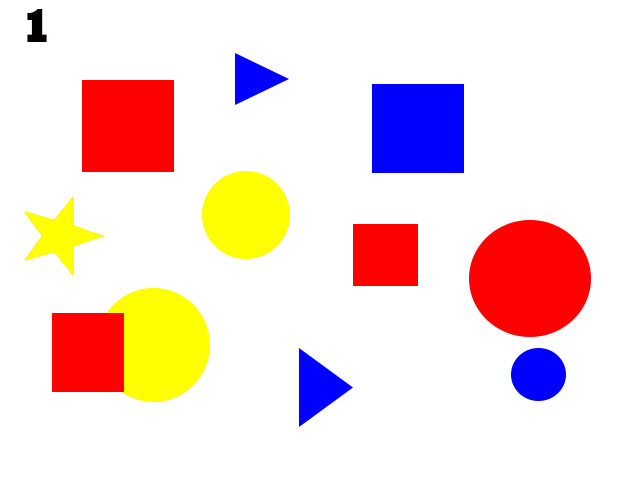
#> input picture CirclesDetector/images/shapes.jpg, 640 x 480 px
$ python circles_detector.py
#> lines starting #> are read from the running program, lines starting #| are printed output that depends on the picture; after the words box and inside, x2 and y2 are one past the last pixel; in counts of white or black regions, pixels touching at a corner belong together
import cv2
import numpy as np

src = cv2.imread("images/shapes.jpg")
#> src is the input picture: shape (480, 640, 3); mean B, G, R 216.2, 218.6, 242.8
gray = cv2.cvtColor(src, cv2.COLOR_BGR2GRAY)
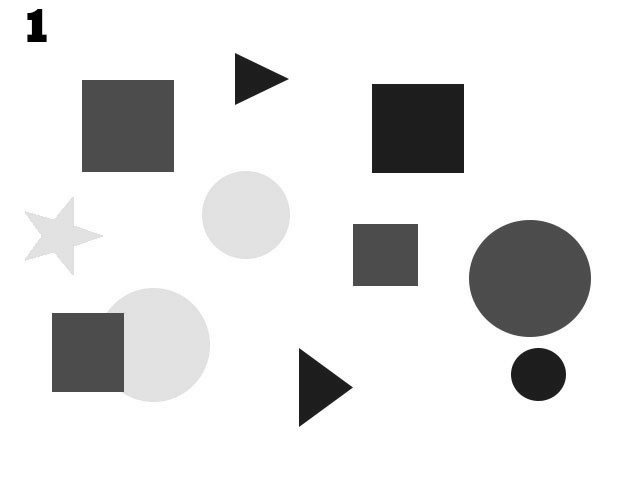
#> gray: shape (480, 640); min 0, max 255, mean 225.6
gauss = cv2.medianBlur(gray, 5)
canny = cv2.Canny(gauss, 50, 5)
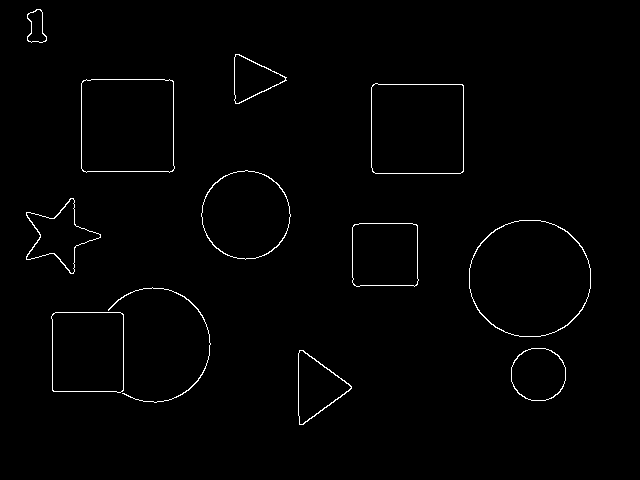
#> canny: shape (480, 640); 1.1% white in thin lines or dots, all inside (x1, y1, x2, y2) = (26, 9, 591, 425)

circles = cv2.HoughCircles(canny, cv2.HOUGH_GRADIENT, 1, 20, param1=50, param2=30, minRadius=0, maxRadius=0)
#> circles = [[151.5, 344.5, 56.8], [245.5, 215.5, 43.8], [529.5, 273.5, 61.7], [538.5, 372.5, 27.1]]
circles = np.uint16(np.around(circles))
#> circles = [[152, 344, 57], [246, 216, 44], [530, 274, 62], [538, 372, 27]]

color1 = (10, 100, 100)
color2 = (100, 200, 0)
for i in circles[0,:]:
    # Draw the borders
    cv2.circle(src, (i[0], i[1]), i[2], color1, 2)
    # Draw the contours
    cv2.circle(src, (i[0], i[1]), 2, color2, 3)
#> this loop made 4 passes
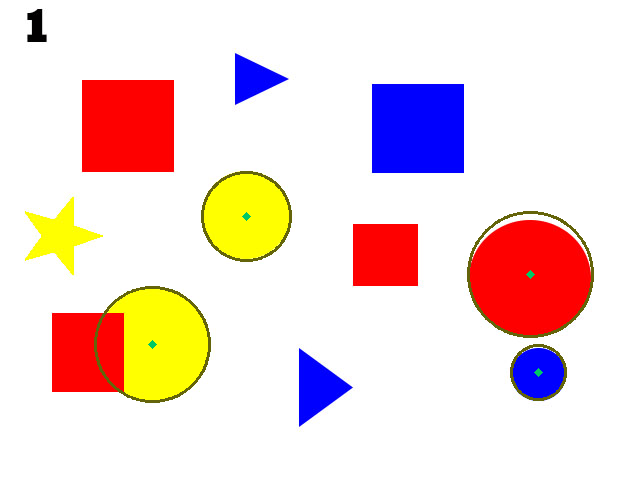
#> src: shape (480, 640, 3); 1.21% of pixels changed, all inside (x1, y1, x2, y2) = (94, 171, 594, 403)

# Show the final image
cv2.imshow("detected circles", src)

cv2.waitKey(0)
print('Done')
cv2.destroyAllWindows()
print("\nFinalized...")

$ run again, with CirclesDetector/images/smarties.png saved as CirclesDetector/images/shapes.jpg
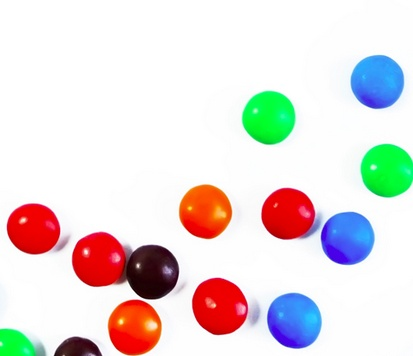
#> input picture CirclesDetector/images/smarties.png, 413 x 356 px
#> src is the input picture: shape (356, 413, 3); mean B, G, R 219.1, 220.4, 228.8
#> `canny = cv2.Canny(gauss, 50, 5)`:
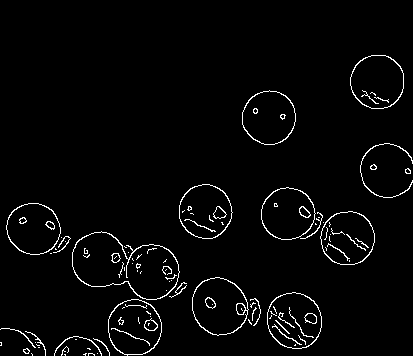
#> canny: shape (356, 413); 2.8% white in thin lines or dots, all inside (x1, y1, x2, y2) = (0, 55, 413, 356)
#> `circles = cv2.HoughCircles(canny, cv2.HOUGH_GRADIENT, 1, 20, param1=50..`: circles = 30 rows, first 8: [204.5, 209.5, 26.6], [386.5, 169.5, 27.1], [135.5, 326.5, 26.8], [346.5, 237.5, 26.4], [151.5, 271.5, 26.4], [376.5, 80.5, 26.7], [293.5, 320.5, 27.4], [287.5, 213.5, 25.6]
#> `circles = np.uint16(np.around(circles))`: circles = 30 rows, first 8: [204, 210, 27], [386, 170, 27], [136, 326, 27], [346, 238, 26], [152, 272, 26], [376, 80, 27], [294, 320, 27], [288, 214, 26]
#> the loop `for i in circles[0,:]:` made 30 passes
#> after the loop `for i in circles[0,:]:`:
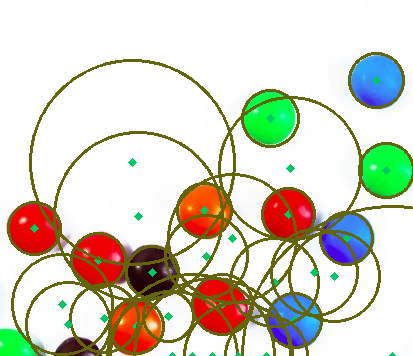
#> src: shape (356, 413, 3); 13.43% of pixels changed, all inside (x1, y1, x2, y2) = (7, 52, 413, 356)
